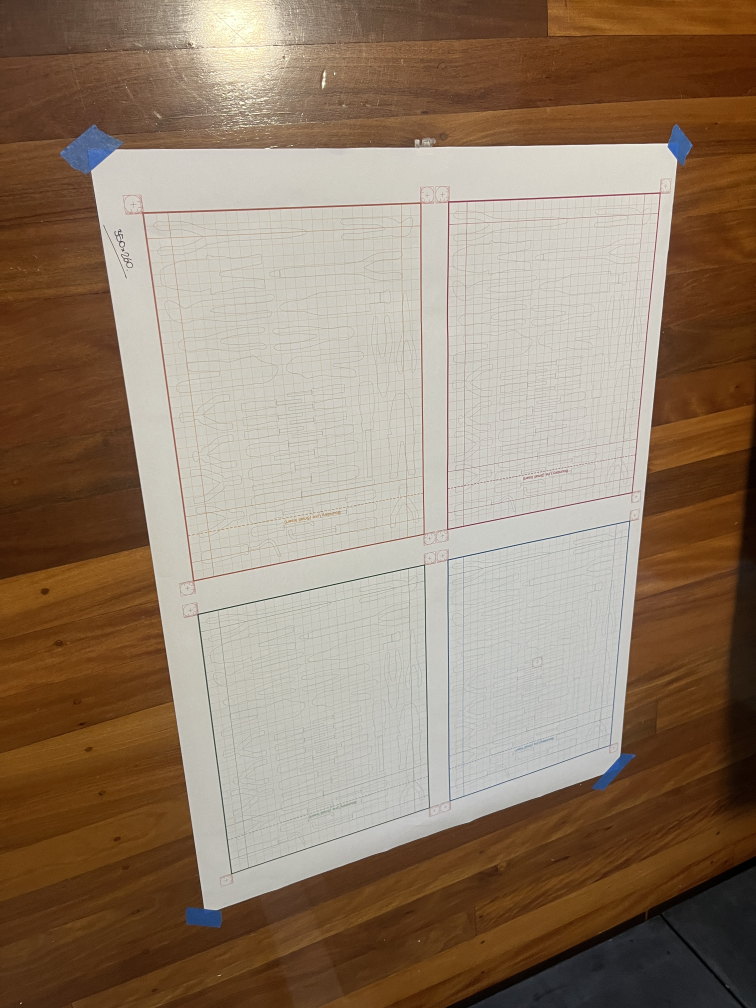
#> input picture data/inputs/colour_benchmark/ceilinglight__badangle__flat__01.JPG, 3024 x 4032 px (shown at 1/4 size)
$ python -i trace_isolation.py   (imports and definitions only)
#> lines starting #> are read from the running program, lines starting #| are printed output that depends on the picture; after the words box and inside, x2 and y2 are one past the last pixel; in counts of white or black regions, pixels touching at a corner belong together
#> further down, picture is the input picture: shape (4032, 3024, 3); mean B, G, R 106, 125.8, 145.7
"""Phase 2 — colour-based grid isolation for orange-grid CDS sheets.

Design philosophy
-----------------
The CDS grid is orange.  Customer marks are graphite, pen, or other colours
that are NOT orange.  So the approach is simple:

  1. Detect all orange-ish pixels using HSV hue range.
     HSV hue is brightness-independent: dark orange, light orange, and every
     shade in between share the same hue angle.  This is why the LAB-distance
     approach missed major/darker grid lines — a hue range catches them all.

  2. Apply a morphological CLOSE to bridge small gaps where dark customer
     marks cross grid lines (those crossing pixels become dark, not orange).

  3. Replace orange pixels with white (paper background).

  4. Detect remaining dark marks → trace candidates for downstream use.

No projected grid geometry is needed.  The orange colour IS the discriminator.
This also means the template grid spacing is irrelevant at this stage.

Black-grid support is preserved for backward compat / experimentation, but
the orange path is the primary focus going forward.
"""
from __future__ import annotations

from dataclasses import dataclass, field
from typing import Literal

import cv2
import numpy as np

from armourcore_cds.templates.models import TemplateModel


GridColour = Literal["orange", "black", "auto"]

# ---------------------------------------------------------------------------
# Orange colour constants (HSV, OpenCV scale: H ∈ [0, 180])
#
# #D35400  deep orange    → H ≈ 12  (24° standard)
# #F39C12  golden orange  → H ≈ 18  (37° standard)
# #FAD7A0  pale peach     → H ≈ 18  (37° standard)
#
# Range tuned for BOTH digital-PDF sources (clean strong orange,
# saturation 40-200) AND photo-scan sources (lighting / JPEG / lens
# wash-out reduces saturation to 11-15 — only ~5 units above the
# off-white paper background's saturation of 6-9).
#
# Hue widened slightly to cover white-balance drift in cameras.
# Saturation min dropped to 10 (catches washed-out orange in photos);
# off-white paper background tops out around 9 so the discriminator
# still works.  Tool outlines (graphite / pen) have grey hue so are
# not caught regardless of saturation.  Any dark customer mark
# accidentally caught is restored by the DARK_MARK_THRESHOLD repair
# pass downstream.
# ---------------------------------------------------------------------------
ORANGE_HUE_LOW: int = 0    # ~0°  — into red
ORANGE_HUE_HIGH: int = 40  # ~80° — wider yellow-orange envelope (was 32)
ORANGE_SAT_MIN: int = 25   # min saturation on the CHROMA-BOOSTED image
ORANGE_VAL_MIN: int = 10   # very low — major grid lines in shadow can be dark

# Chroma-boost gain applied before HSV thresholding.  Multiplies the
# saturation channel so washed-out orange (photo-scan, shadowed major grid
# lines, orange text) becomes detectably chromatic.  Achromatic pencil /
# pen / paper stay near zero saturation no matter what gain is applied,
# so the boost cleanly separates "coloured ink" from "achromatic ink".
ORANGE_CHROMA_BOOST: float = 3.0

# Dark-mark restoration: pixels darker than this threshold in the original
# image AND with saturation below ACHROMATIC_SAT_MAX are protected from
# orange removal — that's the chromaticity-aware test for "this dark
# pixel is customer pencil / pen ink, not dark orange grid / text".
# A pixel that is both dark AND chromatic is dark *orange* and should be
# removed; achromatic-dark is customer ink and must survive.
DARK_MARK_THRESHOLD: int = 90
ACHROMATIC_SAT_MAX: int = 35  # original-image saturation below this = achromatic


# ---------------------------------------------------------------------------
# Lighting normalisation
# ---------------------------------------------------------------------------

# [83 lines left out: functions normalise_lighting, normalise_paper_to_white, not called in this run]


def boost_chroma(image_bgr: np.ndarray, gain: float = ORANGE_CHROMA_BOOST) -> np.ndarray:
    """Multiply HSV saturation by *gain* to amplify chromatic separation.

    Real-world photographed orange grid lines can have a saturation as low as
    6-15 — barely above the achromatic noise floor of the paper background.
    Multiplying S by 3x lifts those grid pixels to 18-45, well above the
    detection threshold, while truly achromatic ink (pencil / pen / paper)
    stays near zero saturation.

    Hue and Value are left untouched so the colour identity of each pixel is
    preserved — only the chromaticity magnitude is exaggerated.
    """
#> called with gain = 3
    hsv = cv2.cvtColor(image_bgr, cv2.COLOR_BGR2HSV).astype(np.float32)
    hsv[..., 1] = np.clip(hsv[..., 1] * float(gain), 0, 255)
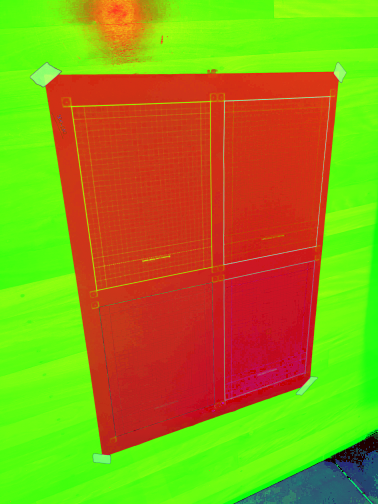
#> hsv: shape (4032, 3024, 3) float32 (shown at 1/8 size); mean B, G, R 23.1, 151.1, 153
    return cv2.cvtColor(hsv.astype(np.uint8), cv2.COLOR_HSV2BGR)


# [35 lines left out: function paper_blended_fill, not called in this run]


@dataclass
class TraceIsolationResult:
    """Results of the Phase 2 grid-isolation step."""
    cleaned_bgr: np.ndarray            # image with orange grid erased (white background)
    orange_mask: np.ndarray            # binary: pixels detected as orange grid
    trace_candidate_mask: np.ndarray   # binary: remaining dark customer marks
    note_candidate_seed_mask: np.ndarray  # same as trace_candidate_mask (downstream compat)
    removal_mask: np.ndarray           # alias of orange_mask (what was removed)
    grid_colour: GridColour            # resolved colour mode used

    # Legacy / compat fields populated only for specific modes
    orange_likelihood: np.ndarray = field(
        default_factory=lambda: np.zeros((1, 1), dtype=np.float32)
    )
    orange_grid_mask: np.ndarray = field(
        default_factory=lambda: np.zeros((1, 1), dtype=np.uint8)
    )
    protect_mask: np.ndarray = field(
        default_factory=lambda: np.zeros((1, 1), dtype=np.uint8)
    )
    relative_darkness: np.ndarray = field(
        default_factory=lambda: np.zeros((1, 1), dtype=np.uint8)
    )
    projected_grid_mask: np.ndarray = field(
        default_factory=lambda: np.zeros((1, 1), dtype=np.uint8)
    )
    black_grid_mask: np.ndarray = field(
        default_factory=lambda: np.zeros((1, 1), dtype=np.uint8)
    )
    black_removal_mask: np.ndarray = field(
        default_factory=lambda: np.zeros((1, 1), dtype=np.uint8)
    )


# ---------------------------------------------------------------------------
# Shared utility
# ---------------------------------------------------------------------------

def _remove_small_components(mask: np.ndarray, min_area_px: int) -> np.ndarray:
    """Remove connected components smaller than min_area_px.

    Uses a lookup-table approach: O(n_labels) build + one vectorised O(HW)
    index.  Avoids the O(n_labels × HW) Python loop that is catastrophically
    slow when tens-of-thousands of components exist on a multi-megapixel image.
    """
#> called with min_area_px = 15
    num_labels, labels, stats, _ = cv2.connectedComponentsWithStats(mask, connectivity=8)
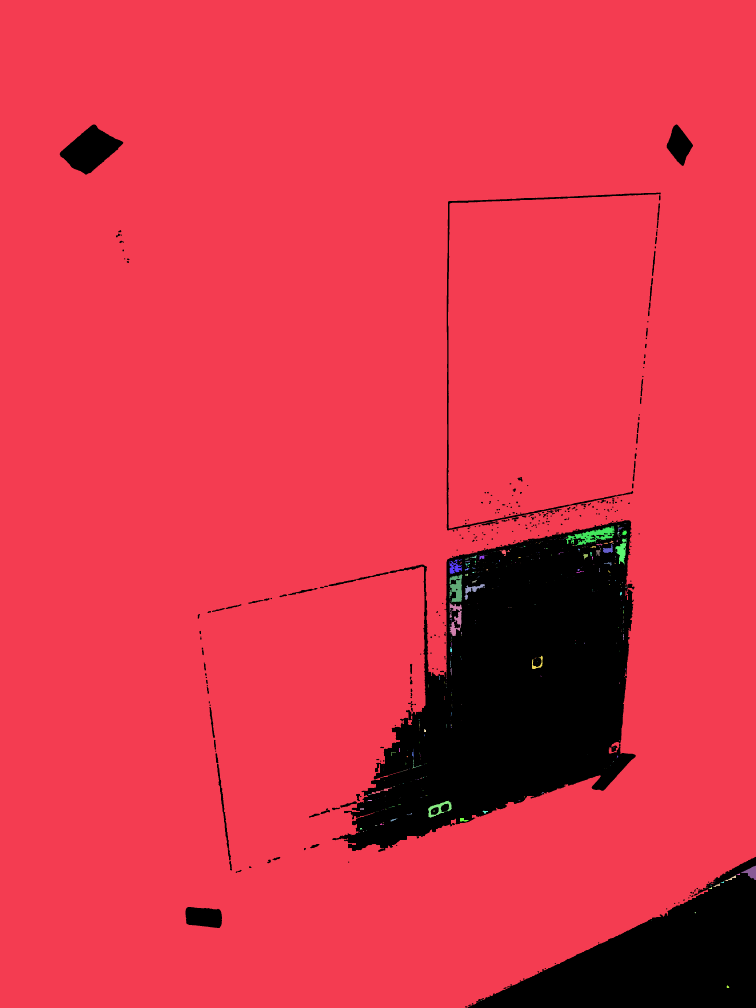
#> labels: shape (4032, 3024) int32 (shown at 1/4 size); 513 distinct labels, from 0 to 512; one colour per label, 0 black
#> num_labels = 513; stats = 513 rows, first 6: [239, 498, 2785, 3534, 1306185], [0, 0, 3024, 4032, 10855378], [2552, 1711, 1, 1, 1], [2073, 1915, 1, 1, 1], [2081, 1914, 2, 2, 3], [2056, 1961, 1, 1, 1]
    areas = stats[:, cv2.CC_STAT_AREA]
#> areas = 513 values, max 10855378 at index 1, min 1 at index 2, mean 23767.6
    lut = np.where(areas >= min_area_px, np.uint8(255), np.uint8(0))
#> lut = 513 values, max 255 at index 0, min 0 at index 2, mean 49.71
    lut[0] = 0   # background always removed
    return lut[labels].astype(np.uint8)
#> returned value: shape (4032, 3024); 89.3% white; 324 black regions (94 under 20 px), largest, box (x1, y1, x2, y2) and area: (1329, 2081, 2543, 3408) 885274, (1870, 3427, 3024, 4032) 329477, (239, 498, 493, 699) 26886


# ---------------------------------------------------------------------------
# Orange path
# ---------------------------------------------------------------------------

def build_orange_mask(
    image_bgr: np.ndarray,
    hue_low: int = ORANGE_HUE_LOW,
    hue_high: int = ORANGE_HUE_HIGH,
    sat_min: int = ORANGE_SAT_MIN,
    val_min: int = ORANGE_VAL_MIN,
    close_px: int = 2,
    min_component_px: int = 15,
    chroma_boost: float = ORANGE_CHROMA_BOOST,
) -> np.ndarray:
    """Detect orange grid pixels via HSV hue range on a chroma-boosted image.

    **Chroma boost (NEW)** — saturation is multiplied by ``chroma_boost``
    before HSV thresholding.  This separates faintly-coloured grid lines and
    orange text from achromatic customer ink: the grid jumps from S~10 up to
    S~30, while pencil/pen ink (already near zero saturation) stays in the
    noise floor.  Without the boost, the saturation threshold had to be
    suicidally low (10) to catch shadowed major grid lines, which risked
    classifying coloured pencil as grid.

    **No large morphological close** — a large close bridges over black customer
    marks at grid-line crossings, incorrectly removing them.  Instead a tiny
    ``close_px=2`` handles only sub-pixel anti-aliasing gaps at line edges.
    Dark customer marks that happen to sit on orange grid positions are restored
    separately in the repair pass (see ``isolate_trace_candidates``).

    Parameters
    ----------
    chroma_boost:
        Multiplier applied to the HSV saturation channel before thresholding.
        Set 1.0 to disable (matches original behaviour).
    close_px:
        Radius (px) for morphological CLOSE.  Keep ≤ 3 to avoid bridging
        across black customer marks.  Handles anti-aliasing fringe only.
    min_component_px:
        Remove isolated noise specks smaller than this many pixels.
    """
    if chroma_boost and chroma_boost > 1.0:
        detection_bgr = boost_chroma(image_bgr, gain=chroma_boost)
    else:
        detection_bgr = image_bgr
    hsv = cv2.cvtColor(detection_bgr, cv2.COLOR_BGR2HSV)
    lower = np.array([hue_low, sat_min, val_min], dtype=np.uint8)
    upper = np.array([hue_high, 255, 255], dtype=np.uint8)
    mask = cv2.inRange(hsv, lower, upper)

    # Tiny close: anti-aliasing fringe only (NOT bridging across marks)
    if close_px > 0:
        k = cv2.getStructuringElement(
            cv2.MORPH_ELLIPSE, (close_px * 2 + 1, close_px * 2 + 1)
        )
        mask = cv2.morphologyEx(mask, cv2.MORPH_CLOSE, k)

    # Remove noise specks
    if min_component_px > 0:
        mask = _remove_small_components(mask, min_area_px=min_component_px)

    return mask


def build_lab_orange_mask(
    image_bgr: np.ndarray,
    a_threshold: int = 2,
    min_component_px: int = 12,
    close_px: int = 2,
) -> np.ndarray:
    """Brightness-INDEPENDENT orange detection via LAB a* channel.

    HSV saturation collapses to zero when a coloured pixel is very dark.
    LAB's a* axis (red-green chromaticity) is *decoupled* from luminance,
    so dark orange in shadow still has a* well above 128 (the neutral
    point), while pencil / pen / paper all sit very close to 128.

    Typical values:
      • bright orange grid: a* ≈ 150–180
      • dark orange in shadow: a* ≈ 132–145
      • graphite / pen / paper: a* ≈ 126–130

    A simple ``a* - 128 > a_threshold`` catches all orange regardless of
    how shadowed it is, with virtually no risk of false-positive on
    achromatic ink.  This is precisely the corner-of-image failure mode
    the HSV detector exhibits.
    """
#> called with a_threshold = 2, min_component_px = 12, close_px = 2
    lab = cv2.cvtColor(image_bgr, cv2.COLOR_BGR2LAB)
#> lab: shape (4032, 3024, 3); mean of channels 0, 1, 2 135.5, 134.4, 142.8
    a = lab[..., 1].astype(np.int16)
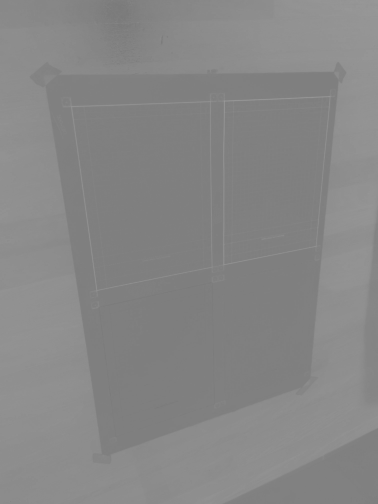
#> a: shape (4032, 3024) int16 (shown at 1/8 size); min 118, max 159, mean 134.4
    mask = ((a - 128) > a_threshold).astype(np.uint8) * 255
#> mask: shape (4032, 3024); 51% white; 1781 black regions (1637 under 20 px), largest, box (x1, y1, x2, y2) and area: (324, 532, 2709, 3660) 3095938, (580, 819, 1692, 2319) 1400047, (1794, 858, 2629, 2112) 885611
    if close_px > 0:
        k = cv2.getStructuringElement(
            cv2.MORPH_ELLIPSE, (close_px * 2 + 1, close_px * 2 + 1)
        )
        mask = cv2.morphologyEx(mask, cv2.MORPH_CLOSE, k)
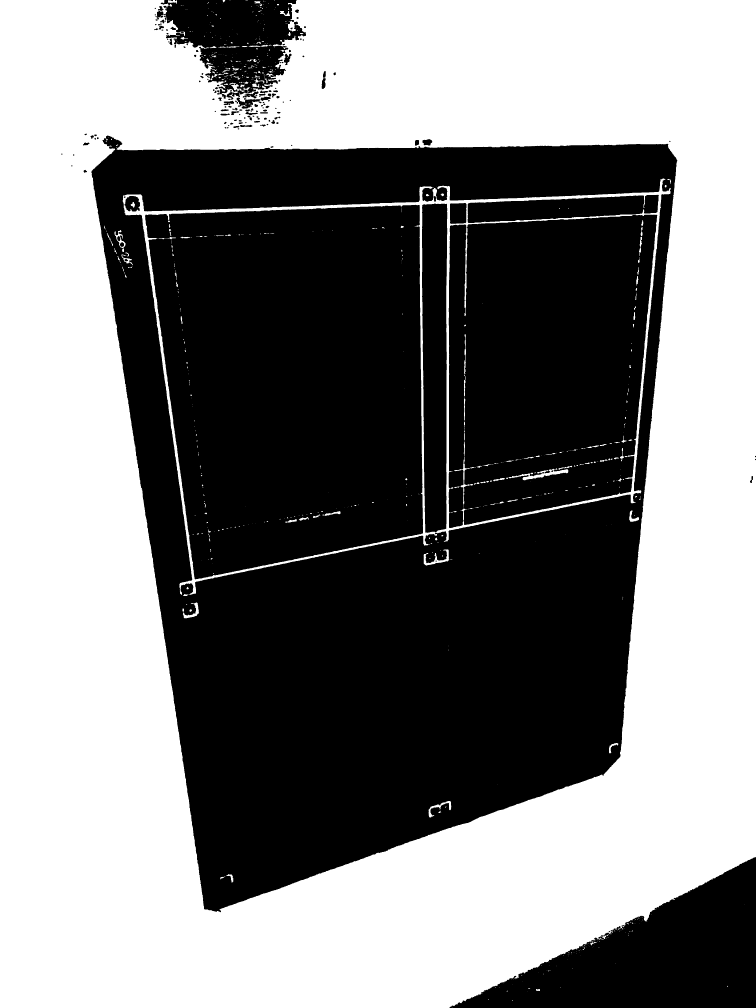
#> mask: shape (4032, 3024) (shown at 1/4 size); 51.2% white; 165 black regions (24 under 20 px), largest, box (x1, y1, x2, y2) and area: (365, 542, 2709, 3649) 2969266, (580, 819, 1692, 2318) 1399390, (1795, 859, 2629, 2112) 884638
    if min_component_px > 0:
        mask = _remove_small_components(mask, min_area_px=min_component_px)
#> call 2 of _remove_small_components, with min_area_px = 12
#> in _remove_small_components (call 2), `num_labels, labels, stats, _ = cv2.connectedComponentsWithStats(mask, ..`:
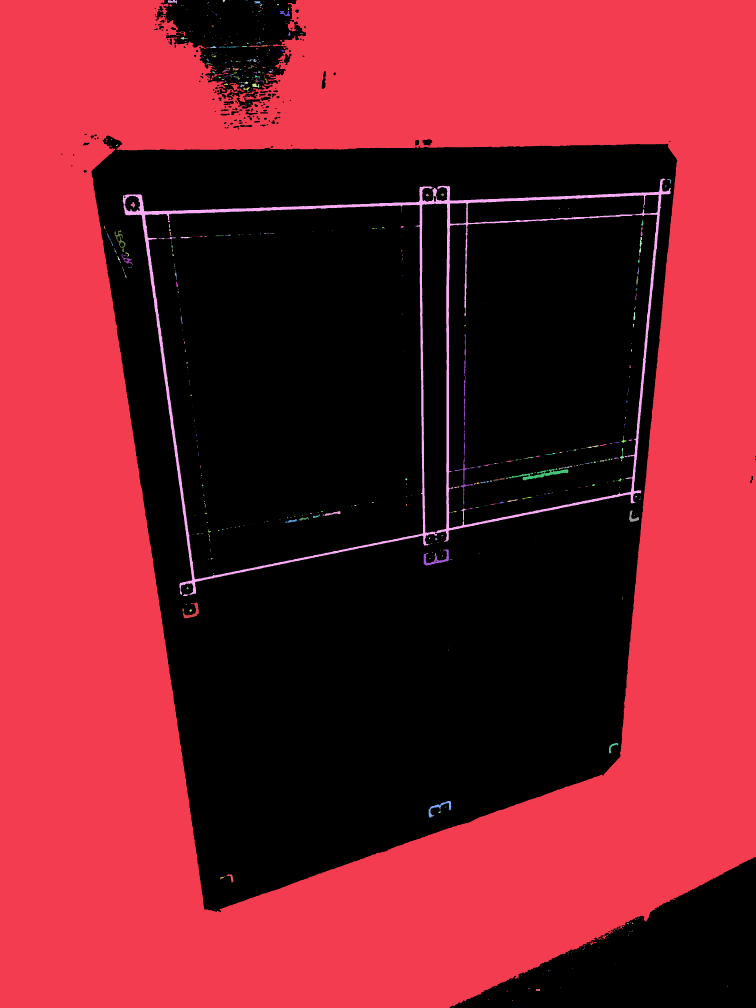
#> labels: shape (4032, 3024) int32 (shown at 1/4 size); 766 distinct labels, from 0 to 765; one colour per label, 0 black
#> in _remove_small_components (call 2), `num_labels, labels, stats, _ = cv2.connectedComponentsWithStats(mask, ..`: num_labels = 766; stats = 766 rows, first 6: [245, 0, 2779, 4032, 5953216], [0, 0, 3024, 4032, 6094484], [672, 0, 36, 16, 317], [890, 0, 12, 9, 65], [1098, 0, 2, 4, 5], [918, 2, 4, 1, 4]
#> in _remove_small_components (call 2), `areas = stats[:, cv2.CC_STAT_AREA]`: areas = 766 values, max 6094484 at index 1, min 1 at index 11, mean 15917.5
#> in _remove_small_components (call 2), `lut = np.where(areas >= min_area_px, np.uint8(255), np.uint8(0))`: lut = 766 values, max 255 at index 0, min 0 at index 4, mean 89.55
    return mask


def build_combined_orange_mask(
    image_bgr: np.ndarray,
) -> np.ndarray:
    """Union of HSV chroma-boost AND LAB a* channel detection.

    HSV catches typical / well-lit orange.  LAB a* catches shadowed orange
    the HSV path misses (brightness-independent).  Union of the two gives
    comprehensive coverage across every lighting condition.
    """
    hsv_mask = build_orange_mask(image_bgr)
    lab_mask = build_lab_orange_mask(image_bgr)
    return cv2.bitwise_or(hsv_mask, lab_mask)
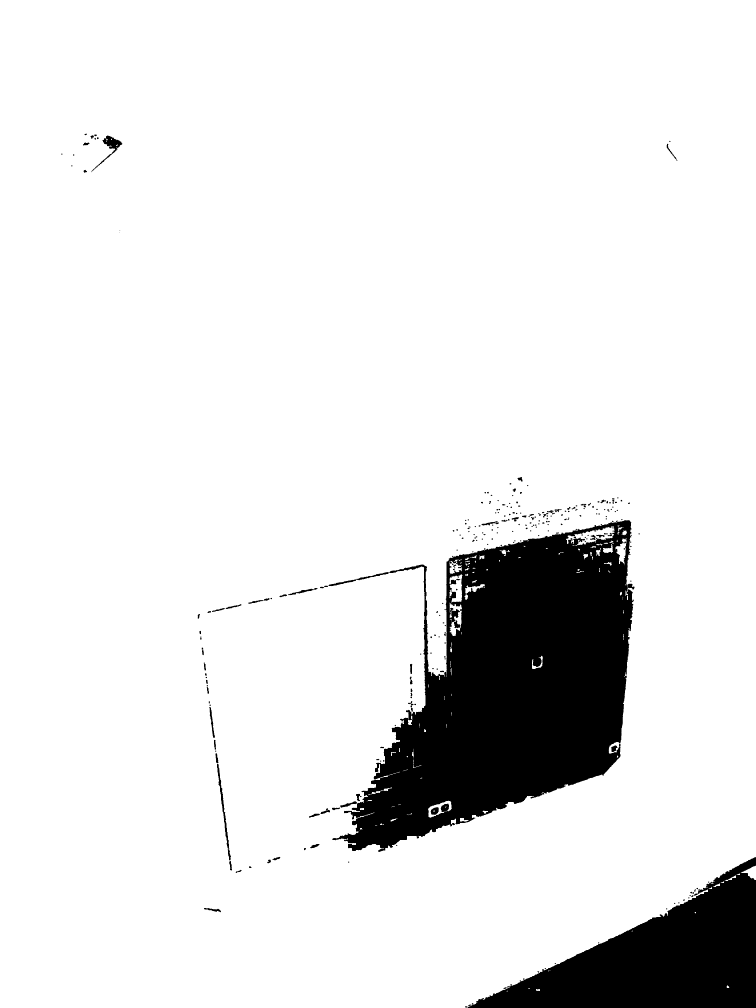
#> returned value: shape (4032, 3024) (shown at 1/4 size); 89.9% white; 304 black regions (96 under 20 px), largest, box (x1, y1, x2, y2) and area: (1329, 2081, 2538, 3408) 875960, (1870, 3428, 3024, 4032) 329296, (365, 542, 489, 689) 2956


# [1020 lines left out: functions _find_local_peaks, _infer_grid_positions, detect_per_line_grid_bands, detect_hybrid_grid_bands, detect_curved_grid_bands, detect_grid_line_bands and 9 more, not called in this run]

>>> import cv2
>>> picture = cv2.imread('../../../data/inputs/colour_benchmark/ceilinglight__badangle__flat__01.JPG')
>>> result = build_combined_orange_mask(picture)
